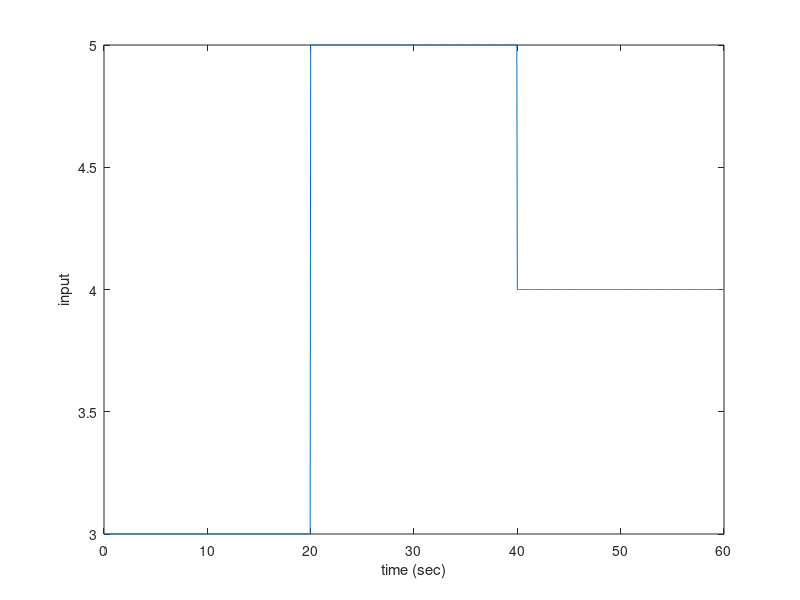
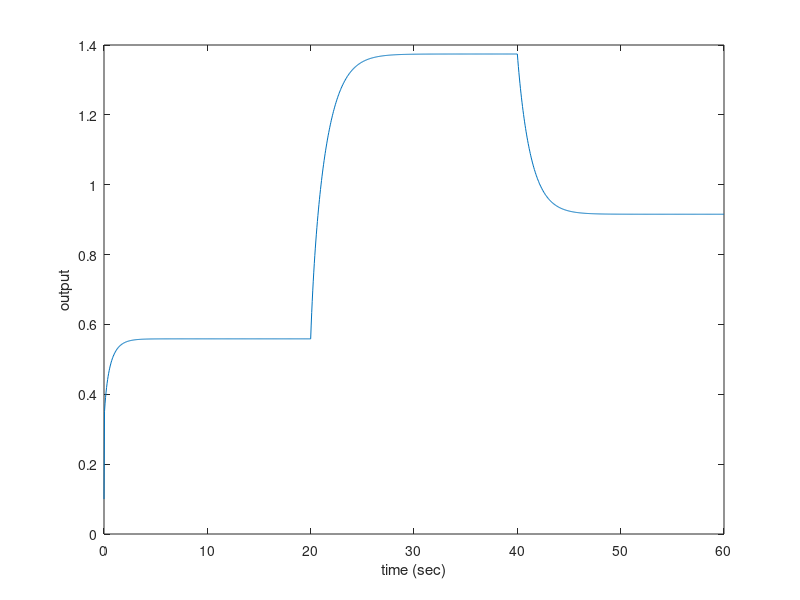

MATLAB code to generate these figures, in order: (Note: this script raises an error after producing the figures.)
clc, clear all, close all

load('basamak_2018')

figure('Name','Input')
plot(t,u)
xlabel('time (sec)')
ylabel('input')

figure('Name','Output Measured')
plot(t,y)
xlabel('time (sec)')
ylabel('output')

t = t';

model = readfis('model_narx.fis');

u1 = u(2:end-1);
u2 = u(1:end-2);
y1 = y(2:end-1);
y2 = y(1:end-2);

y_est_narx = evalfis([u2 u1 y2 y1],model);

e1 = u(3:end)-y(3:end);
e2 = u(3:end)-y_est_narx;

itse1 = trapz(e1.^2)*0.05;
itse2 = trapz(e2.^2)*0.05;

% figure
% plot(t(3:end),u(3:end),t(3:end),y(3:end),t(3:end),y_est_narx)

y_est_noe = zeros(size(y));
for i = 1:length(t)-2
    y_est_noe(i+2) = evalfis([u(i) u(i+1) y_est_noe(i) y_est_noe(i+1)],model);
end

figure('Name','Output NARX vs NOE')
plot(t(3:end),y_est_narx,t(3:end),y_est_noe(3:end))
xlabel('time (sec)')
ylabel('output')
legend('y NARX','y NOE')

figure('Name','Output Error NARX vs NOE')
plot(t(3:end),y(3:end)-y_est_narx,t(3:end),y(3:end)-y_est_noe(3:end))
xlabel('time (sec)')
ylabel('error')
legend('e NARX','e NOE')
